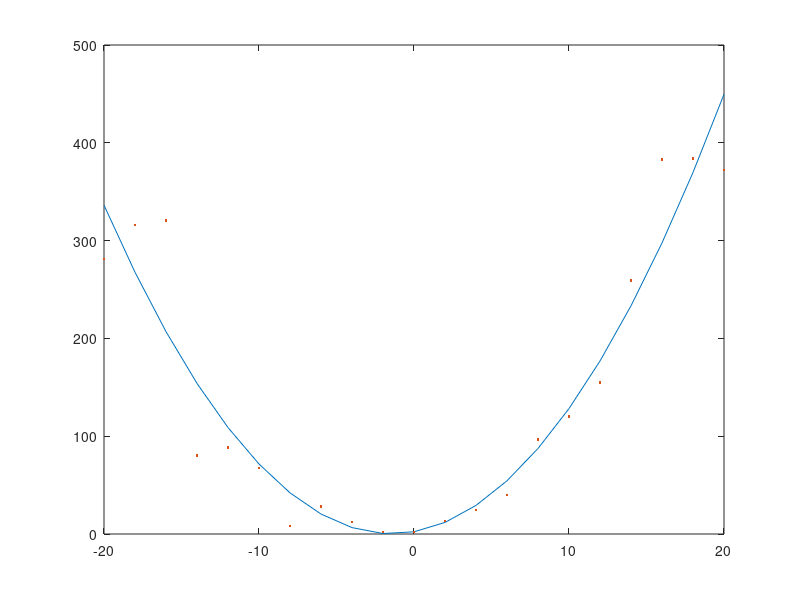
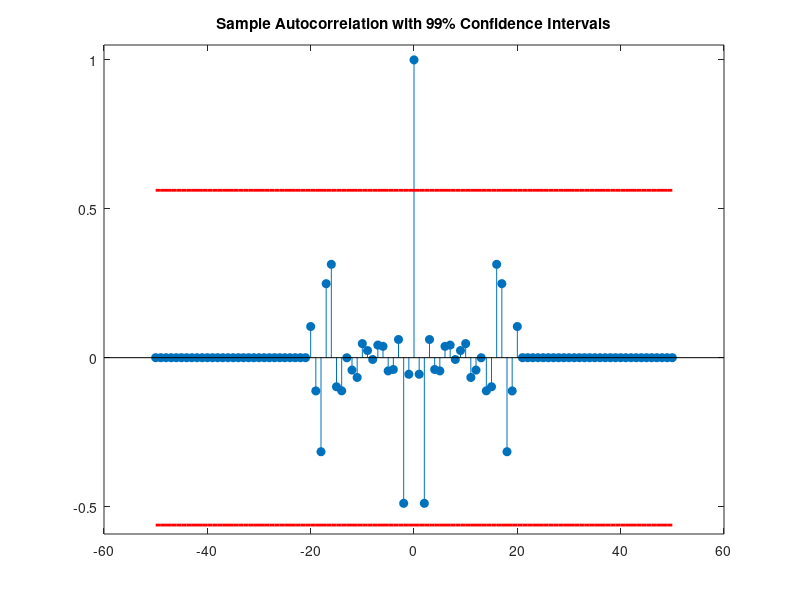
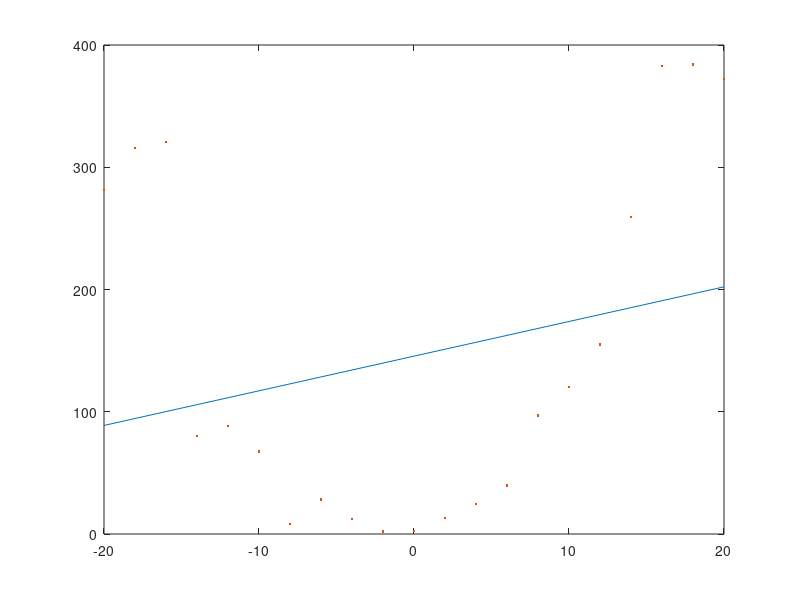
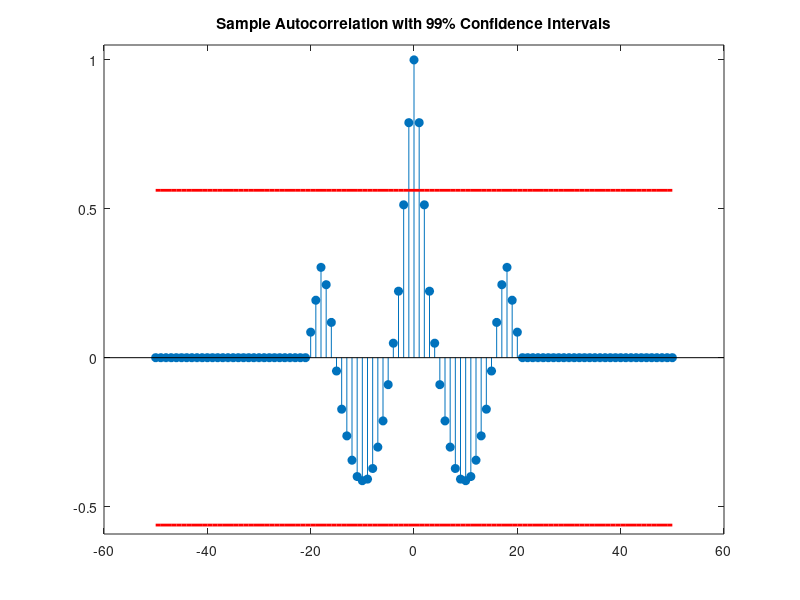

The MATLAB script that drew these images, in order:
quad_fn = @(x,p) p(1)*x.^2 + p(2)*x + p(3);
x = -20:2:20;
p = [1,2,3]';
data = quad_fn(x,p);

y=data+0.25*randn(size(data)).*data;

f2=polyfit(x,y,2)

figure()
plot(x,quad_fn(x,f2),'-',  x, y, '.')

res_quad = quad_fn(x,f2) - y;
[xc,lags] = xcorr(res_quad,50,'coeff')
conf99 = sqrt(2)*erfcinv(2*.01/2);
lconf = -conf99/sqrt(length(x));
upconf = conf99/sqrt(length(x));
figure

stem(lags,xc,'filled')
ylim([lconf-0.03 1.05])
hold on
plot(lags,lconf*ones(size(lags)),'r','linewidth',2)
plot(lags,upconf*ones(size(lags)),'r','linewidth',2)
title('Sample Autocorrelation with 99% Confidence Intervals')

lin_fn = @(x,p)p(1)*x + p(2);
f1=polyfit(x,y,1);
res_lin = lin_fn(x,f1) - y;

figure()
plot(x,lin_fn(x,f1),'-',  x, y, '.')

res_lin = lin_fn(x,f1) - y;
[xc,lags] = xcorr(res_lin,50,'coeff');
conf99 = sqrt(2)*erfcinv(2*.01/2);
lconf = -conf99/sqrt(length(x));
upconf = conf99/sqrt(length(x));
figure

stem(lags,xc,'filled')
ylim([lconf-0.03 1.05])
hold on
plot(lags,lconf*ones(size(lags)),'r','linewidth',2)
plot(lags,upconf*ones(size(lags)),'r','linewidth',2)
title('Sample Autocorrelation with 99% Confidence Intervals')
